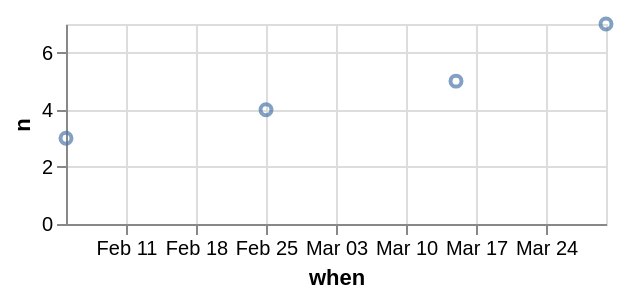

Write a Vega-Lite specification for this figure.
### Vega-Lite specification from a JSON file in a GitHub repository (floating-point values rounded to 4 significant figures)
{"$schema": "https://vega.github.io/schema/vega-lite/v5.json", "width": 270, "height": 100, "data": {"values": [{"when": "2023-02-10", "n": 1}, {"when": "2024-01-20", "n": 2}, {"when": "2024-02-05", "n": 3}, {"when": "2024-02-25", "n": 4}, {"when": "2024-03-15", "n": 5}, {"when": "2024-04-02", "n": 6}, {"when": "2024-03-30", "n": 7}, {"when": "2024-06-01", "n": 8}]}, "transform": [{"filter": {"and": [{"field": "when", "timeUnit": "month", "oneOf": ["Feb", "Mar"]}, {"field": "when", "range": [{"year": 2024, "month": 1, "date": 1}, {"year": 2024, "month": 12, "date": 31}]}]}}], "mark": "point", "encoding": {"x": {"field": "when", "type": "temporal"}, "y": {"field": "n", "type": "quantitative"}}}
